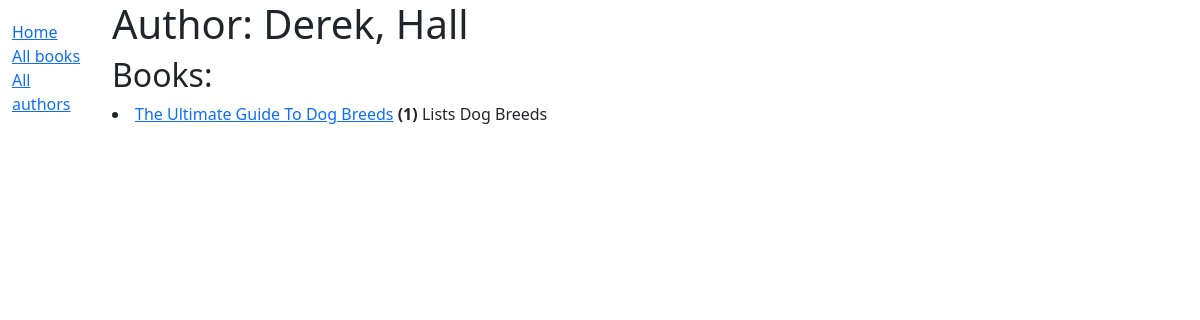
The page /ERP/author/2 on the database as committed earlier.
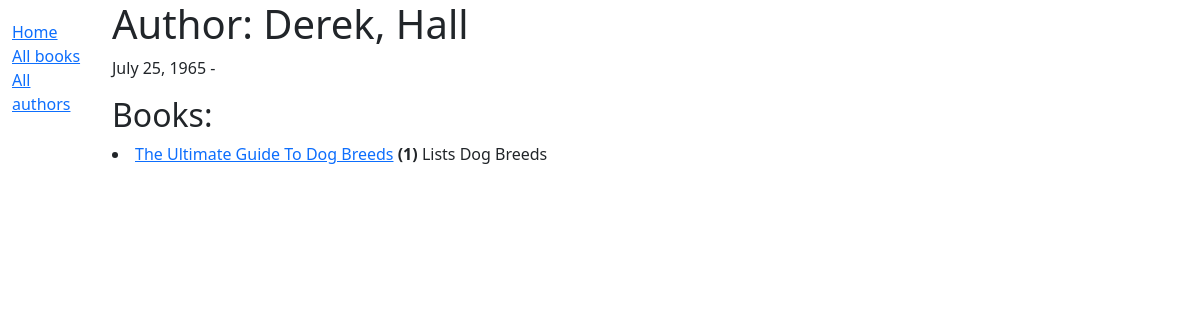
The same page on the database as committed later.
### ERP/models.py (models this page shows, shortened)
class Author(models.Model):
    first_name = models.CharField(max_length=100)
    last_name = models.CharField(max_length=100)
    date_of_birth = models.DateField(null = True, blank = True)
    date_of_death = models.DateField('Died', null=True, blank = True)
    class Meta:
        ordering = ['last_name', 'first_name']

### ERP/views.py (the view)
# urls.py: path("author/<int:pk>", views.AuthorDetailView.as_view(), name='author-detail')
class AuthorDetailView(generic.DetailView):
    model = Author

### ERP/models.py (called while the page is built)
    def get_absolute_url(self):
        return reverse('book-detail', args = [str(self.id)])

### ERP/templates/ERP/author_detail.html
{% extends "base_generic.html" %}
{% block content %}
    <h1>Author: {{ author.first_name }}, {{ author.last_name }}</h1>
    {% if author.date_of_birth %}
        <p>{{ author.date_of_birth }} - {% if author.date_of_death %}{{ author.date_of_death }} {% endif %}</p>
    {% endif %}
    <h2>Books:</h2>
    {% for book in author.book_set.all %}
    <li><a href="{{ book.get_absolute_url }}">{{book.title}}</a> <strong>({{book.bookinstance_set.count}})</strong>
        {{book.summary}}
    </li>
    {% endfor %}
{% endblock %}

Rows that differ between the two databases and show on the page:
now on this page (row edited): Author: date_of_birth "July 25, 1965"
changed Author: date_of_birth empty → "1965-07-25" (drawn)
